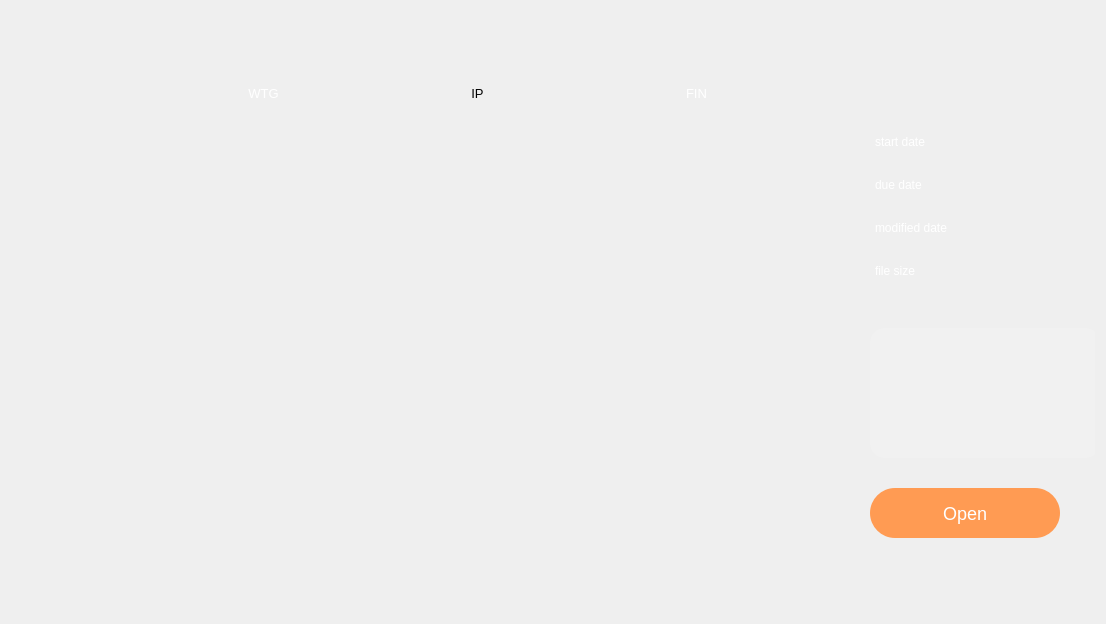
    <widget class="QWidget" name="tab_mytask">
     <property name="styleSheet">
      <string notr="true"/>
     </property>
     <attribute name="title">
      <string/>
     </attribute>
     <layout class="QHBoxLayout" name="horizontalLayout_3">
      <property name="spacing">
       <number>5</number>
      </property>
      <property name="topMargin">
       <number>8</number>
      </property>
      <property name="bottomMargin">
       <number>10</number>
      </property>
      <item>
       <layout class="QVBoxLayout" name="verticalLayout_wtg">
        <property name="spacing">
         <number>0</number>
        </property>
        <property name="sizeConstraint">
         <enum>QLayout::SetFixedSize</enum>
        </property>
        <property name="leftMargin">
         <number>159</number>
        </property>
        <property name="topMargin">
         <number>52</number>
        </property>
        <property name="rightMargin">
         <number>0</number>
        </property>
        <property name="bottomMargin">
         <number>0</number>
        </property>
        <item>
         <widget class="QLabel" name="label_wtg">
          <property name="font">
           <font>
            <pointsize>-1</pointsize>
           </font>
          </property>
          <property name="styleSheet">
           <string notr="true">QLabel {
    background: url(&quot;/nas/Viper/minseo/forui/wtg.png&quot;);  /* 배경 이미지 설정 */
    background-repeat: no-repeat;  /* 반복 방지 */
    background-position: center;  /* 중앙 정렬 */
    background-size: contain;  /* 크기를 자동 조정 */
    color: white;  /* 글자 색상 (흰색) */
    font-size: 13px;  /* 글자 크기 */
  
    text-align: center;  /* 텍스트 중앙 정렬 */
}</string>
          </property>
          <property name="text">
           <string>WTG</string>
          </property>
          <property name="alignment">
           <set>Qt::AlignCenter</set>
          </property>
         </widget>
        </item>
        <item>
         <widget class="QListWidget" name="listWidget_wtg">
          <property name="sizePolicy">
           <sizepolicy hsizetype="Fixed" vsizetype="Fixed">
            <horstretch>0</horstretch>
            <verstretch>0</verstretch>
           </sizepolicy>
          </property>
          <property name="minimumSize">
           <size>
            <width>187</width>
            <height>487</height>
           </size>
          </property>
          <property name="maximumSize">
           <size>
            <width>187</width>
            <height>487</height>
           </size>
          </property>
          <property name="sizeIncrement">
           <size>
            <width>0</width>
            <height>0</height>
           </size>
          </property>
          <property name="styleSheet">
           <string notr="true">QListWidget {
    background: transparent;  /* 리스트 배경 투명 */
    border: none;  /* 테두리 제거 */
}
QListWidget::item {
    background: transparent;
    border: none;
}
QListWidget {
    min-width: 187px;  /* 최소 너비 */
    min-height: 487px; /* 최소 높이 */
    max-width: 187px;  /* 최대 너비 */
    max-height: 487px; /* 최대 높이 */
}
QListWidget::viewport {
    background: transparent;
}</string>
          </property>
          <property name="verticalScrollBarPolicy">
           <enum>Qt::ScrollBarAlwaysOff</enum>
          </property>
          <property name="horizontalScrollBarPolicy">
           <enum>Qt::ScrollBarAlwaysOff</enum>
          </property>
          <property name="autoScrollMargin">
           <number>16</number>
          </property>
          <property name="dragEnabled">
           <bool>true</bool>
          </property>
          <property name="dragDropMode">
           <enum>QAbstractItemView::DragDrop</enum>
          </property>
          <property name="defaultDropAction">
           <enum>Qt::MoveAction</enum>
          </property>
          <property name="spacing">
           <number>0</number>
          </property>
         </widget>
        </item>
       </layout>
      </item>
      <item>
       <layout class="QVBoxLayout" name="verticalLayout_ip">
        <property name="spacing">
         <number>0</number>
        </property>
        <property name="sizeConstraint">
         <enum>QLayout::SetFixedSize</enum>
        </property>
        <property name="leftMargin">
         <number>22</number>
        </property>
        <property name="topMargin">
         <number>52</number>
        </property>
        <property name="rightMargin">
         <number>9</number>
        </property>
        <property name="bottomMargin">
         <number>0</number>
        </property>
        <item>
         <widget class="QLabel" name="label_ip">
          <property name="font">
           <font>
            <pointsize>-1</pointsize>
           </font>
          </property>
          <property name="styleSheet">
           <string notr="true">QLabel {
    background: url(&quot;/nas/Viper/minseo/forui/ing.png&quot;);  /* 배경 이미지 설정 */
    background-repeat: no-repeat;  /* 반복 방지 */
    background-position: center;  /* 중앙 정렬 */
    background-size: contain;  /* 크기를 자동 조정 */
    color: black;  /* 글자 색상 (흰색) */
    font-size: 13px;  /* 글자 크기 */
   
    text-align: center;  /* 텍스트 중앙 정렬 */
}</string>
          </property>
          <property name="text">
           <string>IP</string>
          </property>
          <property name="alignment">
           <set>Qt::AlignCenter</set>
          </property>
         </widget>
        </item>
        <item>
         <widget class="QListWidget" name="listWidget_ip">
          <property name="minimumSize">
           <size>
            <width>187</width>
            <height>487</height>
           </size>
          </property>
          <property name="maximumSize">
           <size>
            <width>187</width>
            <height>487</height>
           </size>
          </property>
          <property name="styleSheet">
           <string notr="true">QListWidget {
    background: transparent;  /* 리스트 배경 투명 */
    border: none;  /* 테두리 제거 */
}
QListWidget::item {
    background: transparent;
    border: none;
}
QListWidget {
    min-width: 187px;  /* 최소 너비 */
    min-height: 487px; /* 최소 높이 */
    max-width: 187px;  /* 최대 너비 */
    max-height: 487px; /* 최대 높이 */
}
QListWidget::viewport {
    background: transparent;
}</string>
          </property>
          <property name="verticalScrollBarPolicy">
           <enum>Qt::ScrollBarAlwaysOff</enum>
          </property>
          <property name="horizontalScrollBarPolicy">
           <enum>Qt::ScrollBarAlwaysOff</enum>
          </property>
          <property name="dragEnabled">
           <bool>false</bool>
          </property>
          <property name="dragDropMode">
           <enum>QAbstractItemView::DropOnly</enum>
          </property>
          <property name="defaultDropAction">
           <enum>Qt::CopyAction</enum>
          </property>
         </widget>
        </item>
       </layout>
      </item>
      <item>
       <layout class="QVBoxLayout" name="verticalLayout_fin">
        <property name="spacing">
         <number>0</number>
        </property>
        <property name="sizeConstraint">
         <enum>QLayout::SetFixedSize</enum>
        </property>
        <property name="leftMargin">
         <number>18</number>
        </property>
        <property name="topMargin">
         <number>52</number>
        </property>
        <property name="rightMargin">
         <number>0</number>
        </property>
        <item>
         <widget class="QLabel" name="label_fin">
          <property name="font">
           <font>
            <pointsize>-1</pointsize>
           </font>
          </property>
          <property name="styleSheet">
           <string notr="true">QLabel {
    background: url(&quot;/nas/Viper/minseo/forui/done.png&quot;);  /* 배경 이미지 설정 */
    background-repeat: no-repeat;  /* 반복 방지 */
    background-position: center;  /* 중앙 정렬 */
    background-size: contain;  /* 크기를 자동 조정 */
    color: white;  /* 글자 색상 (흰색) */
    font-size: 13px;  /* 글자 크기 */
  
    text-align: center;  /* 텍스트 중앙 정렬 */
}</string>
          </property>
          <property name="text">
           <string>FIN</string>
          </property>
          <property name="alignment">
           <set>Qt::AlignCenter</set>
          </property>
         </widget>
        </item>
        <item>
         <widget class="QListWidget" name="listWidget_fin">
          <property name="minimumSize">
           <size>
            <width>187</width>
            <height>487</height>
           </size>
          </property>
          <property name="maximumSize">
           <size>
            <width>187</width>
            <height>487</height>
           </size>
          </property>
          <property name="styleSheet">
           <string notr="true">QListWidget {
    background: transparent;  /* 리스트 배경 투명 */
    border: none;  /* 테두리 제거 */
}
QListWidget::item {
    background: transparent;
    border: none;
}
QListWidget {
    min-width: 187px;  /* 최소 너비 */
    min-height: 487px; /* 최소 높이 */
    max-width: 187px;  /* 최대 너비 */
    max-height: 487px; /* 최대 높이 */
}
QListWidget::viewport {
    background: transparent;
}</string>
          </property>
          <property name="verticalScrollBarPolicy">
           <enum>Qt::ScrollBarAlwaysOff</enum>
          </property>
          <property name="horizontalScrollBarPolicy">
           <enum>Qt::ScrollBarAlwaysOff</enum>
          </property>
          <property name="dragDropMode">
           <enum>QAbstractItemView::NoDragDrop</enum>
          </property>
          <property name="defaultDropAction">
           <enum>Qt::CopyAction</enum>
          </property>
          <property name="currentRow">
           <number>-1</number>
          </property>
          <property name="sortingEnabled">
           <bool>false</bool>
          </property>
         </widget>
        </item>
       </layout>
      </item>
      <item>
       <widget class="QTabWidget" name="tabWidget_info">
        <property name="sizePolicy">
         <sizepolicy hsizetype="Expanding" vsizetype="Expanding">
          <horstretch>0</horstretch>
          <verstretch>0</verstretch>
         </sizepolicy>
        </property>
        <property name="minimumSize">
         <size>
          <width>300</width>
          <height>500</height>
         </size>
        </property>
        <property name="maximumSize">
         <size>
          <width>300</width>
          <height>16777215</height>
         </size>
        </property>
        <property name="styleSheet">
         <string notr="true">/* QTabWidget 패널 제거 */
QTabWidget::pane {
    border: none;
    background: transparent;
}
QTabBar::tab {
    height: 25px;  /* 탭의 높이 */
    width: 60px;   /* 탭의 너비 */
    padding: 2px;  /* 내부 여백 최소화 */
	margin-right: 10px; /* ✅ 탭 간 간격 설정 */
}

/* QTabBar 완전 투명화 */
QTabBar {
    background: transparent;
    border: none;
}

/* 개별 탭도 투명하게 설정 */
QTabBar::tab {
    background: transparent;
    border: none;
    min-width: 60px;
    min-height: 30px;
    color: white;  /* 텍스트 유지 */
}

/* 선택된 탭도 투명하게 유지 */
QTabBar::tab:selected {
    background: transparent;
    border: none;
    font-weight: bold;
}

/* 마우스 호버 시 효과 제거 */
QTabBar::tab:hover {
    background: transparent;
}
QTabBar::tab {
    margin-left: 70px; /* 탭을 오른쪽으로 이동 */
}
/* QTabBar 크기 및 스타일 */
QTabBar {
    background: transparent;
    min-height: 30px;  /* 최소 높이 */
    max-height: 40px;  /* 최대 높이 */
}

/* 탭 스타일 */
QTabBar::tab {
    min-width: 20px;  /* 가로 크기 */
    min-height: 10px;  /* 세로 크기 */
    padding: 5px;
    border-radius: 5px;
    background: rgba(255, 255, 255, 0.1);
    color: white;
    font-size: 12px;
    text-align: center;
}

/* 선택된 탭 */

</string>
        </property>
        <property name="currentIndex">
         <number>0</number>
        </property>
        <widget class="QWidget" name="tab_taskinfo">
         <property name="layoutDirection">
          <enum>Qt::LeftToRight</enum>
         </property>
         <attribute name="title">
          <string/>
         </attribute>
         <layout class="QVBoxLayout" name="verticalLayout_2">
          <property name="spacing">
           <number>15</number>
          </property>
          <property name="sizeConstraint">
           <enum>QLayout::SetFixedSize</enum>
          </property>
          <property name="leftMargin">
           <number>75</number>
          </property>
          <property name="topMargin">
           <number>10</number>
          </property>
          <property name="rightMargin">
           <number>24</number>
          </property>
          <property name="bottomMargin">
           <number>73</number>
          </property>
          <item>
           <widget class="QLabel" name="label_filename3">
            <property name="sizePolicy">
             <sizepolicy hsizetype="Expanding" vsizetype="Expanding">
              <horstretch>0</horstretch>
              <verstretch>0</verstretch>
             </sizepolicy>
            </property>
            <property name="font">
             <font>
              <pointsize>-1</pointsize>
             </font>
            </property>
            <property name="styleSheet">
             <string notr="true">QLabel {
   
    color: white;  /* 글자 색상 (흰색) */
    font-size: 22px;  /* 글자 크기 */
  
    text-align: center;  /* 텍스트 중앙 정렬 */
}</string>
            </property>
            <property name="text">
             <string/>
            </property>
           </widget>
          </item>
          <item>
           <widget class="QLabel" name="label_3">
            <property name="text">
             <string/>
            </property>
           </widget>
          </item>
          <item>
           <layout class="QGridLayout" name="gridLayout_2">
            <property name="sizeConstraint">
             <enum>QLayout::SetFixedSize</enum>
            </property>
            <property name="leftMargin">
             <number>5</number>
            </property>
            <property name="topMargin">
             <number>2</number>
            </property>
            <property name="rightMargin">
             <number>6</number>
            </property>
            <property name="bottomMargin">
             <number>10</number>
            </property>
            <property name="horizontalSpacing">
             <number>23</number>
            </property>
            <property name="verticalSpacing">
             <number>8</number>
            </property>
            <item row="2" column="1">
             <widget class="QLabel" name="label_info3">
              <property name="minimumSize">
               <size>
                <width>150</width>
                <height>0</height>
               </size>
              </property>
              <property name="styleSheet">
               <string notr="true">QLabel {
   
    color: white;  /* 글자 색상 (흰색) */
    font-size: 12px;  /* 글자 크기 */
  
    text-align: center;  /* 텍스트 중앙 정렬 */
}</string>
              </property>
              <property name="text">
               <string/>
              </property>
             </widget>
            </item>
            <item row="2" column="0">
             <widget class="QLabel" name="label_8">
              <property name="minimumSize">
               <size>
                <width>0</width>
                <height>35</height>
               </size>
              </property>
              <property name="font">
               <font>
                <pointsize>-1</pointsize>
               </font>
              </property>
              <property name="styleSheet">
               <string notr="true">QLabel {
   
    color: white;  /* 글자 색상 (흰색) */
    font-size: 12px;  /* 글자 크기 */
  
    text-align: center;  /* 텍스트 중앙 정렬 */
}</string>
              </property>
              <property name="text">
               <string>modified date</string>
              </property>
             </widget>
            </item>
            <item row="3" column="1">
             <widget class="QLabel" name="label_info4">
              <property name="minimumSize">
               <size>
                <width>150</width>
                <height>0</height>
               </size>
              </property>
              <property name="styleSheet">
               <string notr="true">QLabel {
   
    color: white;  /* 글자 색상 (흰색) */
    font-size: 12px;  /* 글자 크기 */
  
    text-align: center;  /* 텍스트 중앙 정렬 */
}</string>
              </property>
              <property name="text">
               <string/>
              </property>
             </widget>
            </item>
            <item row="0" column="1">
             <widget class="QLabel" name="label_info1">
              <property name="minimumSize">
               <size>
                <width>150</width>
                <height>0</height>
               </size>
              </property>
              <property name="styleSheet">
               <string notr="true">QLabel {
   
    color: white;  /* 글자 색상 (흰색) */
    font-size: 12px;  /* 글자 크기 */
  
    text-align: center;  /* 텍스트 중앙 정렬 */
}</string>
              </property>
              <property name="text">
               <string/>
              </property>
             </widget>
            </item>
            <item row="1" column="0">
             <widget class="QLabel" name="label_7">
              <property name="minimumSize">
               <size>
                <width>0</width>
                <height>35</height>
               </size>
              </property>
              <property name="font">
               <font>
                <pointsize>-1</pointsize>
               </font>
              </property>
              <property name="styleSheet">
               <string notr="true">QLabel {
   
    color: white;  /* 글자 색상 (흰색) */
    font-size: 12px;  /* 글자 크기 */
  
    text-align: center;  /* 텍스트 중앙 정렬 */
}</string>
              </property>
              <property name="text">
               <string>due date</string>
              </property>
             </widget>
            </item>
            <item row="1" column="1">
             <widget class="QLabel" name="label_info2">
              <property name="minimumSize">
               <size>
                <width>150</width>
                <height>0</height>
               </size>
              </property>
              <property name="styleSheet">
               <string notr="true">QLabel {
   
    color: white;  /* 글자 색상 (흰색) */
    font-size: 12px;  /* 글자 크기 */
  
    text-align: center;  /* 텍스트 중앙 정렬 */
}</string>
              </property>
              <property name="text">
               <string/>
              </property>
             </widget>
            </item>
            <item row="3" column="0">
             <widget class="QLabel" name="label_9">
              <property name="minimumSize">
               <size>
                <width>0</width>
                <height>35</height>
               </size>
              </property>
              <property name="font">
               <font>
                <pointsize>-1</pointsize>
               </font>
              </property>
              <property name="styleSheet">
               <string notr="true">QLabel {
   
    color: white;  /* 글자 색상 (흰색) */
    font-size: 12px;  /* 글자 크기 */
  
    text-align: center;  /* 텍스트 중앙 정렬 */
}</string>
              </property>
              <property name="text">
               <string>file size</string>
              </property>
             </widget>
            </item>
            <item row="0" column="0">
             <widget class="QLabel" name="label_6">
              <property name="minimumSize">
               <size>
                <width>0</width>
                <height>35</height>
               </size>
              </property>
              <property name="font">
               <font>
                <pointsize>-1</pointsize>
               </font>
              </property>
              <property name="styleSheet">
               <string notr="true">QLabel {
   
    color: white;  /* 글자 색상 (흰색) */
    font-size: 12px;  /* 글자 크기 */
  
    text-align: center;  /* 텍스트 중앙 정렬 */
}</string>
              </property>
              <property name="text">
               <string>start date</string>
              </property>
             </widget>
            </item>
           </layout>
          </item>
          <item>
           <widget class="QListWidget" name="listWidget_works">
            <property name="minimumSize">
             <size>
              <width>185</width>
              <height>130</height>
             </size>
            </property>
            <property name="maximumSize">
             <size>
              <width>230</width>
              <height>100</height>
             </size>
            </property>
            <property name="font">
             <font>
              <family>Myriad Pro</family>
             </font>
            </property>
            <property name="styleSheet">
             <string notr="true">QListWidget {
    background: rgba(255, 255, 255, 30);  /* 반투명 흰색 */
    border: none;
    border-radius: 15px;  /* 모서리를 둥글게 */
}
</string>
            </property>
            <property name="verticalScrollBarPolicy">
             <enum>Qt::ScrollBarAlwaysOff</enum>
            </property>
            <property name="horizontalScrollBarPolicy">
             <enum>Qt::ScrollBarAlwaysOff</enum>
            </property>
            <property name="autoScrollMargin">
             <number>18</number>
            </property>
           </widget>
          </item>
          <item>
           <widget class="QLabel" name="label_5">
            <property name="text">
             <string/>
            </property>
           </widget>
          </item>
          <item>
           <widget class="QPushButton" name="pushButton_open">
            <property name="sizePolicy">
             <sizepolicy hsizetype="Fixed" vsizetype="Fixed">
              <horstretch>0</horstretch>
              <verstretch>0</verstretch>
             </sizepolicy>
            </property>
            <property name="font">
             <font>
              <pointsize>-1</pointsize>
             </font>
            </property>
            <property name="layoutDirection">
             <enum>Qt::LeftToRight</enum>
            </property>
            <property name="styleSheet">
             <string notr="true">QPushButton {
    width: 170px;  /* 버튼 너비 */
    height: 28px;  /* 버튼 높이 */
    min-width: 170px;  /* 최소 너비 */
    min-height: 30px;  /* 최소 높이 */
    max-width: 170px;  /* 최대 너비 */
    max-height: 30px;  /* 최대 높이 */
    padding: 10px;  /* 내부 여백 */
    border-radius: 30px;  /* 버튼 모서리를 둥글게 */
}

QPushButton#pushButton_import {
    margin: 0 auto;  /* 가로 가운데 정렬 */
    display: block;
    text-align: center;
}
QPushButton {
    background-color: #FF9B53;
    border-radius: 25px;
    font-size: 18px;
    color: white;
    padding: 10px;
}
/* 버튼을 눌렀을 때 (Pressed 상태) */
QPushButton#pushButton_import:pressed {
    background-color: #E68942;  /* 더 어두운 오렌지 색 */
}

/* 버튼 위에 마우스를 올렸을 때 (Hover 상태) */
QPushButton#pushButton_import:hover {
    background-color: #FFA866;  /* 밝은 오렌지 색 */
}</string>
            </property>
            <property name="text">
             <string>Open</string>
            </property>
           </widget>
          </item>
         </layout>
        </widget>
       </widget>
      </item>
     </layout>
    </widget>
